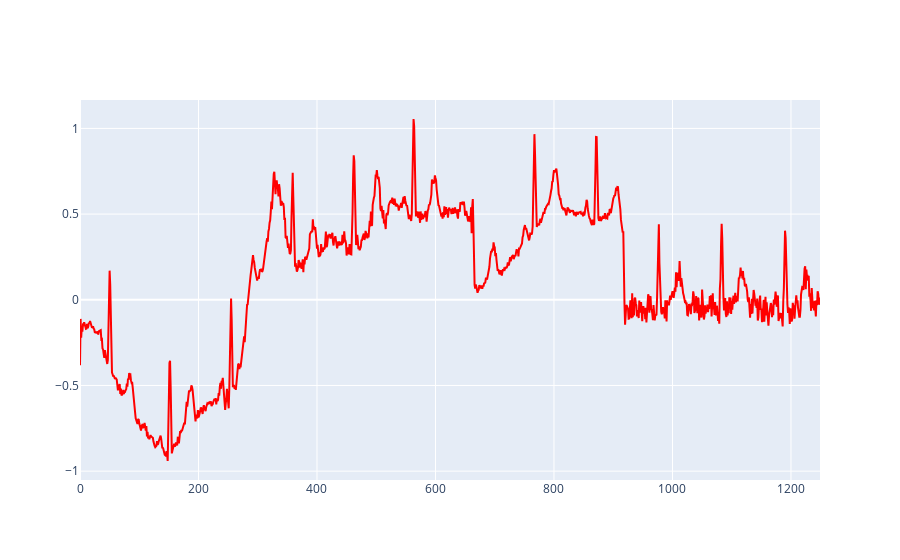

This figure's notebook cell:
### Code cell
import plotly.graph_objects as go

# Select the index
i = sorted_indices[20000]

# Plot for x_test[i]
fig = go.Figure()
fig.add_trace(go.Scatter(
    x=list(range(1250)), 
    y=x_test[i].reshape(-1), 
    mode='lines', 
    name='x_test Signal', 
    line=dict(color='red')  # Set color for this signal
))

# Restore default background
fig.update_layout(
    xaxis=dict(showgrid=True),
    yaxis=dict(showgrid=True)
)

fig.show()

# Plot for y_test[i]
fig = go.Figure()
fig.add_trace(go.Scatter(
    x=list(range(1250)), 
    y=y_test[i].reshape(-1), 
    mode='lines', 
    name='y_test Signal', 
    line=dict(color='green')  # Set color for this signal
))

# Restore default background
fig.update_layout(
    xaxis=dict(showgrid=True),
    yaxis=dict(showgrid=True)
)

fig.show()

# Plot for y_pred_filter[i]
fig = go.Figure()
fig.add_trace(go.Scatter(
    x=list(range(1250)), 
    y=y_pred_filter[i], 
    mode='lines', 
    name='y_pred_filter Signal', 
    line=dict(color='blue')  # Set color for this signal
))

# Restore default background
fig.update_layout(
    xaxis=dict(showgrid=True),
    yaxis=dict(showgrid=True)
)

fig.show()

# Plot for y_pred_tide[i]
fig = go.Figure()
fig.add_trace(go.Scatter(
    x=list(range(1250)), 
    y=y_pred_tide[i].reshape(-1), 
    mode='lines', 
    name='y_pred_tide Signal', 
    line=dict(color='orange')  # Set color for this signal
))

# Restore default background
fig.update_layout(
    xaxis=dict(showgrid=True),
    yaxis=dict(showgrid=True)
)

fig.show()

### Figure 1 — Plotly figure (JSON) as saved in the notebook; plotly's stock layout.template omitted (floating-point values rounded to 4 significant figures; data arrays with more than 128 entries replaced by an {"elided": "..."} marker saying what was removed)
{"data": [{"line": {"color": "red"}, "mode": "lines", "name": "x_test Signal", "type": "scatter", "x": {"elided": "1250 int values"}, "y": {"elided": "1250 float values"}}], "layout": {"xaxis": {"showgrid": true}, "yaxis": {"showgrid": true}}}
